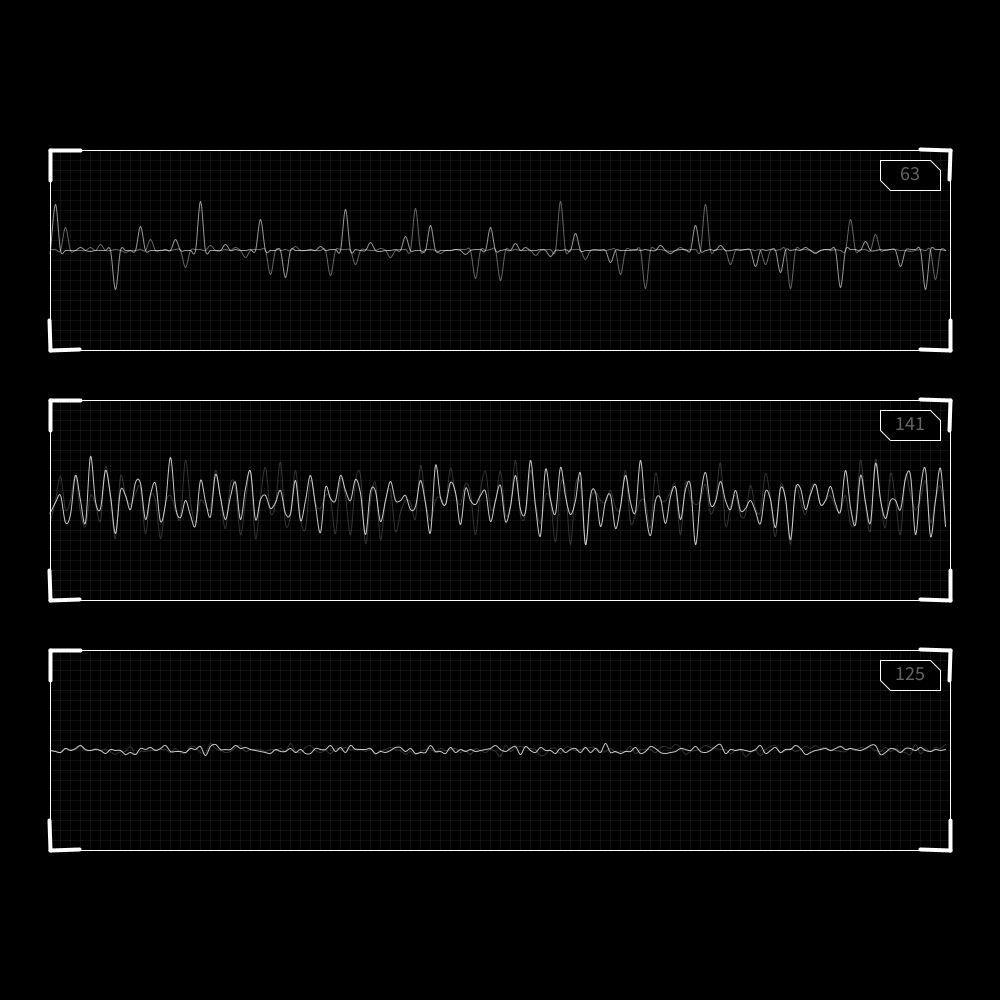
Frame 1 (no input)
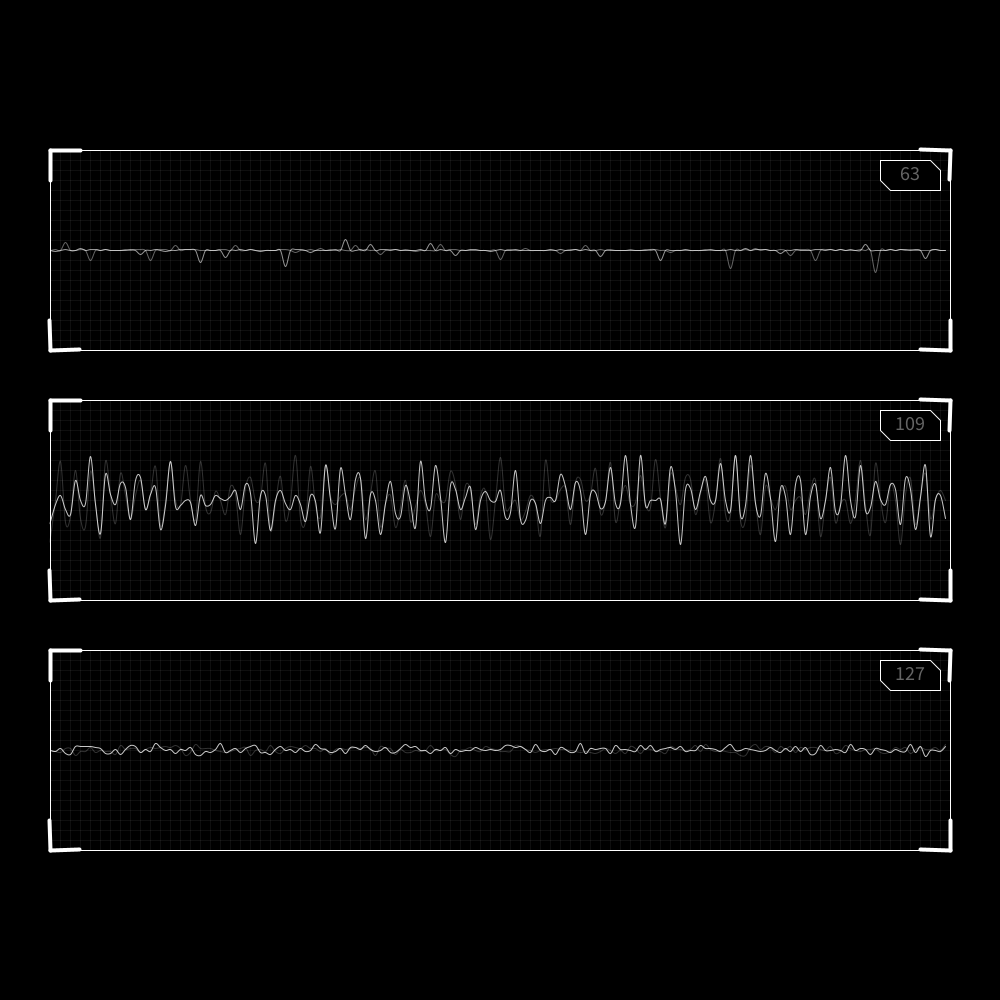
Frame 60 (the mouse pressed at the canvas centre just before this capture)
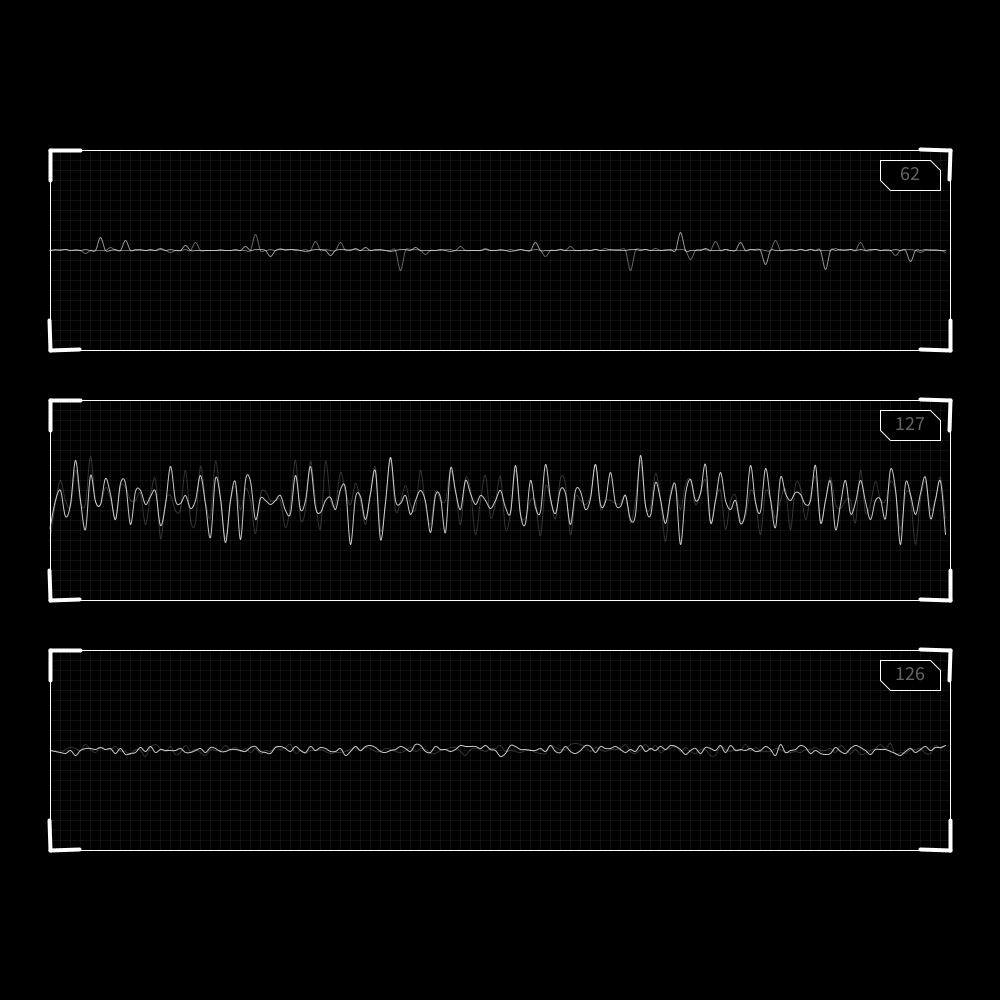
Frame 120 (the mouse held since frame 60 and released just before this capture)

The Processing sketch that drew these frames (run headless with seeded random() and noise(); from frame 60 on, the mouse is pressed at the canvas centre):

// Processing sketch: effectMultWaves
// ── effectMultWaves.pde

// Color scheme
color blackSolid = color(0);
color redSolid = color(255, 0, 0);
color greenSolid = color(0, 255, 0);
color whiteAlpha100 = color(255, 100);
color whiteAlpha50 = color(255, 50);
color whiteAlpha15 = color(255, 15);
color whiteAlpha5 = color(255, 5);
color whiteSolid = color(255);

int frameWidth = 900;      // Width of wave curve
int startXPos = 50;
int curveXOffset = 25;

int multiplier = 40;

Grid gridOne, gridTwo, gridThree;                    // Grid objects
FrameTab tabFrameOne, tabFrameTwo, tabFrameThree;    // Tabbed frame objects
Wave waveOne, waveTwo, waveThree;                    // Wave option objects

// %%%%%%%%%%%%%%%%%%%%%%%%%%%%%%%%%%%%%%%%%%%%%%%%%%%%%%%%%%%%%%%%%%%%%%%%%%

void setup() {
   size(1000, 1000);
   frameRate(10);
   
   // *******************************************************
   // Grid objects
   // Parameters(xPos, yPos, Width, Height, Line Color, Grid Spacing)
   gridOne = new Grid(50, 150, 900, 200, whiteAlpha15, 10);
   gridTwo = new Grid(50, 400, 900, 200, whiteAlpha15, 10);
   gridThree = new Grid(50, 650, 900, 200, whiteAlpha15, 10);
   // *******************************************************
   // Tabbed frame objects
   // Parameters(xPos, yPos, Width, Height, Cut Size, Line Color, Line Weight, Fill Option, Fill Color)
   tabFrameOne = new FrameTab(440, 80, 60, 30, 10, whiteSolid, 1, true, blackSolid);
   tabFrameTwo = new FrameTab(440, 205, 60, 30, 10, whiteSolid, 1, true, blackSolid);
   tabFrameThree = new FrameTab(440, 330, 60, 30, 10, whiteSolid, 1, true, blackSolid);
   // *******************************************************
   // Wave option objects
   // Parameters(xPos, yPos, Line Color, Line Alpha, Alpha Delta, Option)
   waveOne = new Wave(50, height/4, whiteSolid, 150, 50, 1);
   waveTwo = new Wave(50, height/2, whiteSolid, 200, 150, 2);
   waveThree = new Wave(50, height - height/4, whiteSolid, 200, 150, 3);
   // *******************************************************
}

// %%%%%%%%%%%%%%%%%%%%%%%%%%%%%%%%%%%%%%%%%%%%%%%%%%%%%%%%%%%%%%%%%%%%%%%%%%

void draw() {
  background(blackSolid);
  pushMatrix();
      // *******************************************************
      // Grid objects
          translate(0, 0);
          gridOne.drawGrid();
          gridTwo.drawGrid();
          gridThree.drawGrid();
          // Parameters(Line Color)
          gridOne.drawFrame(whiteSolid);
          gridTwo.drawFrame(whiteSolid);
          gridThree.drawFrame(whiteSolid);
          // Parameters(Line Color, Stroke Weight, Line Length)
          gridOne.drawAllCorners(whiteSolid, 4, 30);
          gridTwo.drawAllCorners(whiteSolid, 4, 30);
          gridThree.drawAllCorners(whiteSolid, 4, 30);
      // *******************************************************
      // Tabbed frame object
      // No parameters
          tabFrameOne.drawFrame(); 
          tabFrameTwo.drawFrame();
          tabFrameThree.drawFrame();
      // *******************************************************
      // Wave option objects
      // No parameters
          waveOne.drawWave();
          waveTwo.drawWave();
          waveThree.drawWave();
      // *******************************************************    
  popMatrix(); 

  pushMatrix();
  translate(0, 0);
  fill(whiteAlpha100);
  textSize(20);
  textAlign(CENTER, CENTER);
  text(int(random(62, 65)), 910, 173);
  text(int(random(85, 189)), 910, 423);
  text(int(random(124, 138)), 910, 673);
  popMatrix();   
}

// ── FrameTab.pde
// Class for tabbed frame graphics construction
class FrameTab {  
  
  // Class Variables
  int xFramePos;
  int yFramePos;
  int wFrameSize;
  int hFrameSize;
  int cutSize;
  boolean fillOption;
  color frameColor;
  int frameLineWeight;
  color shapeFillColor;
  PShape shape;
   
  // %%%%%%%%%%%%%%%%%%%%%%%%%%%%%%%%%%%%%%%%%%%%%%%%%%%%%%%
  // Class Constructor
  // Used to construct tabbed frame graphics
  FrameTab(int x, int y, int w, int h, int cut, color frameLineColor, int lineWeight, boolean fill, color fillColor){
      this.xFramePos = x;
      this.yFramePos = y;
      this.wFrameSize = w;
      this.hFrameSize = h;
      this.cutSize = cut;
      this.frameColor = frameLineColor;
      this.frameLineWeight = lineWeight;
      this.fillOption = fill;
      this.shapeFillColor = fillColor; 
  }
 
  // %%%%%%%%%%%%%%%%%%%%%%%%%%%%%%%%%%%%%%%%%%%%%%%%%%%%%%%
  // Class Methods
 
  // *******************************************************
  // Draw frame shape
  void drawFrame(){
     strokeWeight(frameLineWeight);
     shape = createShape();  // Init shape object
     shape.beginShape();
     if(fillOption){
        shape.fill(shapeFillColor);
     }
     else{
        shape.noFill();
     }   
     shape.stroke(frameColor);
     shape.vertex(xFramePos, yFramePos);
     shape.vertex(xFramePos + wFrameSize - cutSize, yFramePos);
     shape.vertex(xFramePos + wFrameSize, yFramePos + cutSize);
     shape.vertex(xFramePos + wFrameSize, yFramePos + hFrameSize);
     shape.vertex(xFramePos + cutSize, yFramePos + hFrameSize);
     shape.vertex(xFramePos, yFramePos + hFrameSize - cutSize);     
     shape.endShape(CLOSE);
     
     // Position frame
     // shape function args are (shapeName, xPos, yPos)
     shape(shape, xFramePos, yFramePos);  
  }  
}

// ── Grid.pde
// Class for rectangular grid graphics construction
class Grid {  
  
  // Class Variables
  int xGridPos;
  int yGridPos;
  int wGridSize;
  int hGridSize;
  int gridColor;
  int gridSpace;  
   
  // %%%%%%%%%%%%%%%%%%%%%%%%%%%%%%%%%%%%%%%%%%%%%%%%%%%%%%%
  // Class Constructor
  // Used to construct rectangular grid graphics
  Grid(int x, int y, int w, int h, int gridLineColor, int gridSpacing){
      this.xGridPos = x;
      this.yGridPos = y;
      this.wGridSize = w;
      this.hGridSize = h;
      this.gridColor = gridLineColor;
      this.gridSpace = gridSpacing; 
  }
 
  // %%%%%%%%%%%%%%%%%%%%%%%%%%%%%%%%%%%%%%%%%%%%%%%%%%%%%%%
  // Class Methods
 
  // *******************************************************
  // Rectangular grid
  void drawGrid(){
      pushMatrix();
          strokeWeight(1);
          stroke(gridColor);
          translate(xGridPos, yGridPos);     // X-value used to vary start position
          for(int i=0; i < hGridSize; i+=gridSpace){
             line(0, i, wGridSize, i);       // Horizontal Lines
          }                                  // Line spacing varies by passed through parameter
          for(int i=0; i < wGridSize; i+=gridSpace){
             line(i, 0, i, hGridSize);       // Vertical Lines
          }
      popMatrix();
  }
  
  // *******************************************************
  // Rectangle frame
  void drawFrame(color frameColor){
      pushMatrix();
          translate(xGridPos, yGridPos);
          noFill();
          stroke(frameColor);
          rect(0, 0, wGridSize, hGridSize);
      popMatrix();  
  }
  
  // *******************************************************
  // Draws 4 corners around rectangular grid
  void drawAllCorners(color lineColor, int lineWeight, int lineLength){
      accentCorner(xGridPos, yGridPos, 0, lineLength, lineWeight, lineColor);
      accentCorner(xGridPos, yGridPos + hGridSize, -HALF_PI, lineLength, lineWeight, lineColor);
      accentCorner(xGridPos + wGridSize, yGridPos, HALF_PI, lineLength, lineWeight, lineColor);
      accentCorner(xGridPos + wGridSize, yGridPos + hGridSize, PI, lineLength, lineWeight, lineColor);  
  }
  
  // *******************************************************
  // Creates a single iteration of a line with short perpendicular lines at both ends
  void accentCorner(int x, int y, float rotAngle, int lineLength, int lineWeight, color lineColor){
      pushMatrix();
          translate(x, y);
          rotate(rotAngle);
          strokeWeight(lineWeight);
          stroke(lineColor);
          line(0, 0, lineLength, 0);     
          line(0, 0, 0, lineLength);     
      popMatrix();
  }
  
}

// ── Wave.pde
// Class for rectangular grid graphics construction
class Wave {  
  
  // Class Variables  
  int xPos;
  int yPos;
  int waveColor;
  int waveAlpha;
  int waveAlphaDelta;
  int waveOption;
  
  // Local Variables
  int numOfCurves = 1;
  int curveOffset = 1;
  float curveH = 0;
  int var = 0;
  float shiftH = 0;
   
  // %%%%%%%%%%%%%%%%%%%%%%%%%%%%%%%%%%%%%%%%%%%%%%%%%%%%%%%
  // Class Constructor
  // Used to construct rectangular grid graphics
  Wave(int x, int y, int lineColor, int lineAlpha, int alphaDelta, int option){
      this.xPos = x;
      this.yPos = y;
      this.waveColor = lineColor;
      this.waveAlpha = lineAlpha;
      this.waveAlphaDelta = alphaDelta;
      this.waveOption = option; 
  }
 
  // %%%%%%%%%%%%%%%%%%%%%%%%%%%%%%%%%%%%%%%%%%%%%%%%%%%%%%%
  // Class Methods
 
  void drawWave(){
      pushMatrix();
          translate(xPos, yPos);
          drawCurveArray(numOfCurves, curveOffset, waveAlpha);
          drawCurveArray(numOfCurves, curveOffset, waveAlpha - waveAlphaDelta);
      popMatrix();  
  }
 
 
  // *******************************************************
  // Wave array  
  void drawCurveArray(int numOfCurves, int offset, int alpha){
      for(int i=0; i < numOfCurves; i++){
          pushMatrix();
          translate(0, (i * offset));
          drawCurve(alpha);
          popMatrix();
      }
  }
  
  // *******************************************************
  // Options for curve types
  void drawCurve(int alpha){
      int scalar = 5;
      
      // Adding the scalar at the end projects the wave beyond the x-bound limit
      //int arrayLength = frameWidth/scalar + scalar;
      int arrayLength = frameWidth/scalar;
      
      float xList[] = new float[arrayLength];
      float yList[] = new float[arrayLength];
      int shift;
      float freq;
      float freqH;
      float var2 = 0;
      
      noFill();
      stroke(waveColor, alpha);
      strokeWeight(1);
      
      switch(waveOption){
          case 1:
              for(int i=0; i < arrayLength; i++){             
                 //freqH = 50;
                 //freqH = random(-50, 50);
                 
                 if(second()%2 == 0){
                    freqH = random(-25, 25);
                 }
                 else if(second()%5 == 0){
                    freqH = -50;
                 }
                 else{
                    freqH = random(-50, 50);
                 }
                 
                 //curveH = random(0, 10);
                 //curveH++;             
                 
                 if(curveH == 200){
                    curveH = random(0, 10);
                 }
                 else{
                    curveH+=.1;
                 }
                 
                 xList[i] = scalar * i;
                 var = int(random(62, 65));
                 shiftH+=.3;
                 
                 // Eq. for ekg graph
                 // Convert var variable to int from float, but leave float for var to output to text
                 yList[i] = pow(sin(i + shiftH), var) * sin(i + curveH) * freqH;
                 //yList[i] = pow(sin(i), 63) * sin(i + curveH) * freqH;
                 // Source: https://mathoverflow.net/questions/119280/is-there-any-heartbeat-like-function
                 // sin(x)^63 * sin(x+1.5)*8
              }     
              break;
          case 2:
              for(int i=0; i < arrayLength; i++){
                 shift = int(random(0, 10));
                 freq = (random(1, 1));
                 var2++;
                 
                 xList[i] = scalar * i;
                 
                 // Eq. for typical sin curve 
                 yList[i] = scalar * (sin(i * freq + var2) * shift);             
              }       
              break;
          case 3:
              for(int i=0; i < arrayLength; i++){
                 float a = 0.2;
                 float d = 1.4;
                 float h = 3;
                 float s = 0.05;
                 float w = 0.02;
                 float L;
    
                 xList[i] = scalar * i;
                 // Eq. for varying wave
                 L = random(2 * d, 10 * d);
                 yList[i] = a * (exp((-(pow((i + d), 2))) / (2 * w)) + exp(-(pow((i - d), 2)) / (2 * w))) + (h - abs(i / s) - i) * exp(-(pow((7 * i), 2)) / 2);
                 yList[i] = i - ceil(i/L - 0.5) * L;
                 
                 // Source: https://www.reddit.com/r/Physics/comments/30royq/whats_the_equation_of_a_human_heart_beat/
                 // egc(x) = a*(e^((-(x + d)^2) / (2*w)) + e^((-(x - d)^2) / (2*w))) + (h - abs(x / s) - x) e^((-(7*x)^2) / 2)
                 // For: a = 0.2, d = 1.4, h = 3, s = 0.05, w = 0.02.
                 // To make it periodic:
                 // saw(x) = x - ceil(x/L - 0.5)*L
                 // periodic_ecg(x) = ecg(saw(x))
                 // With L >= 2d
              }       
              break;          
          default:
      }
    
      beginShape();
      curveVertex(0, 0);
      curveVertex(0, 0);
      curveVertex(xList[0], yList[0]);
      curveVertex(xList[0], yList[0]);
      for(int i=1; i < arrayLength; i++){
         curveVertex(xList[i], yList[i]);
      }
      curveVertex(xList[xList.length-1], yList[yList.length-1]);  
      endShape();
  }
  
}
